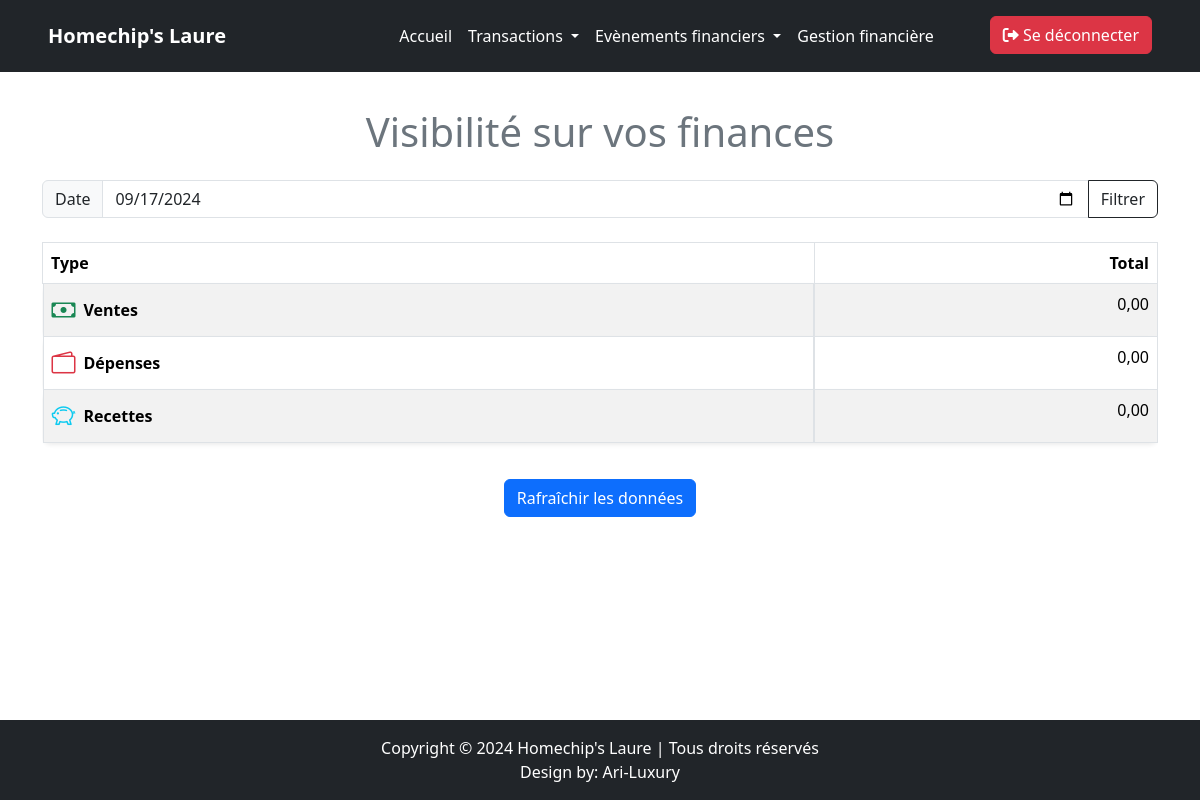
The page /dashbord/gestion.php?date=2024-09-17 (signed in) on the database as committed earlier.
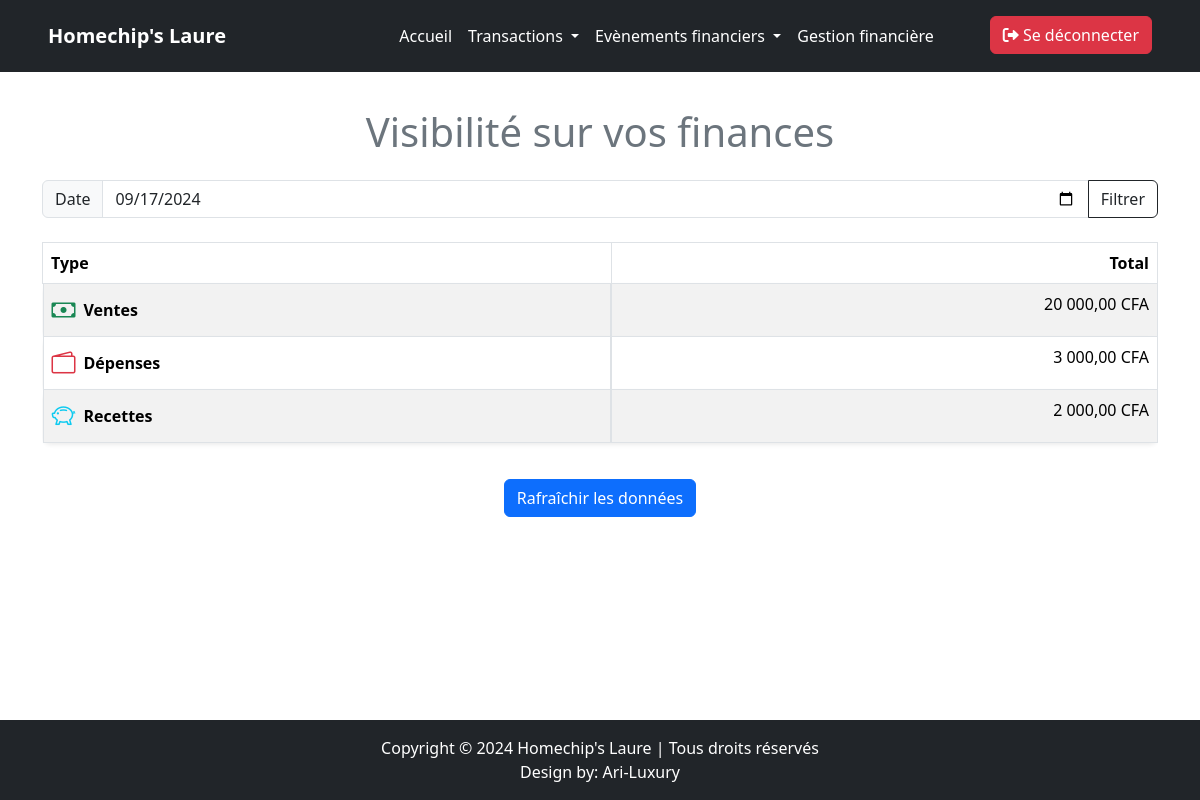
The same page on the database as committed later.
### tables this page shows
CREATE TABLE `ventes` (
  `idVente` int(11) NOT NULL,
  `DateVente` date NOT NULL,
  `QuantiteVendue` int(11) NOT NULL,
  `MontantTotal` varchar(20) NOT NULL,
  `idProduit` int(11) DEFAULT NULL,
  `idModePaiement` int(11) DEFAULT NULL
);

CREATE TABLE `depenses` (
  `idDepense` int(11) NOT NULL,
  `MontantDepense` varchar(20) NOT NULL,
  `DateDepense` date NOT NULL,
  `DescriptionDepense` varchar(255) NOT NULL,
  `idModePaiement` int(11) DEFAULT NULL
);

CREATE TABLE `recettes` (
  `idRecette` int(11) NOT NULL,
  `MontantRecette` varchar(20) NOT NULL,
  `DateRecette` date NOT NULL,
  `DescriptionRecette` varchar(255) NOT NULL,
  `idModePaiement` int(11) DEFAULT NULL
);

### dashbord/gestion.php (the view, shortened to what this page needs)
<?php
    include('../connexion.php');
    $date = isset($_GET['date']) ? $_GET['date'] : date('Y-m-d');
    $queryVentes = "SELECT MontantTotal FROM ventes WHERE DateVente = :date";
    $queryDepenses = "SELECT MontantDepense FROM depenses WHERE DateDepense = :date";
    $queryRecettes = "SELECT MontantRecette FROM recettes WHERE DateRecette = :date";
    if (isset($bdd)) {
        $slmtVentes = $bdd->prepare($queryVentes);
        $slmtDepenses = $bdd->prepare($queryDepenses);
        $slmtRecettes = $bdd->prepare($queryRecettes);
        $slmtVentes->execute([':date' => $date]);
        $slmtDepenses->execute([':date' => $date]);
        $slmtRecettes->execute([':date' => $date]);
    } else {
        die("Connexion à la base de données échouée.");
    }
    $totalVentes = 0;
    $totalDepenses = 0;
    $totalRecettes = 0;
    $deviseVentes = '';
    $deviseDepenses = '';
    $deviseRecettes = '';
    function extractMontant($string) {
        $string = preg_replace('/[^\d.,]/', '', $string);
        $string = str_replace(',', '.', $string);
        return is_numeric($string) ? (float)$string : 0;
    }
    function extractDevise($string) {
        $devise = preg_replace('/[\d.,\s]/', '', $string);
        return $devise ? $devise : 'CFA';
    }
    while($row = $slmtVentes -> fetch(PDO::FETCH_ASSOC)){
        $totalVentes += extractMontant($row['MontantTotal']);
        $deviseVentes = extractDevise($row['MontantTotal']);
    }
    while($row = $slmtDepenses -> fetch(PDO::FETCH_ASSOC)){
        $totalDepenses += extractMontant($row['MontantDepense']);
        $deviseDepenses = extractDevise($row['MontantDepense']);
    }
    while($row = $slmtRecettes -> fetch(PDO::FETCH_ASSOC)){
        $totalRecettes += extractMontant($row['MontantRecette']);
        $deviseRecettes = extractDevise($row['MontantRecette']);
    }
?>
<!DOCTYPE html>
<html lang="en">
<head>
    <link href="https://cdn.jsdelivr.net/npm/bootstrap@5.3.3/dist/css/bootstrap.min.css" rel="stylesheet">
    <link href="https://cdn.jsdelivr.net/npm/bootstrap-icons/font/bootstrap-icons.css" rel="stylesheet">
</head>
<body class="d-flex flex-column min-vh-100">
    <?php include '../navbar/en_tete.php'; ?>
    <section class="container my-5 flex-grow-1">
        <h1 class=" ajout text-center text-secondary fs-1 mb-4">Visibilité sur vos finances</h1>
        <div class="date-filter text-center">
            <form method="GET" action="gestion.php">
                <div class="input-group">
                    <span class="input-group-text">Date</span>
                    <input type="date" name="date" class="form-control" value="<?= htmlspecialchars($date); ?>" required>
                    <button type="submit" class="btn btn-outline-dark">Filtrer</button>
                </div>
            </form>
        </div><br>
        <div class="table-responsive">
            <table class="table table-bordered table-striped">
                <thead class="text-white">
                    <tr>
                        <th>Type</th>
                        <th class="text-end fw-bold">Total</th>
                    </tr>
                </thead>
                <tbody>
                    <tr class="bg-light rounded-3 shadow-sm">
                        <td class="fw-bold d-flex align-items-center">
                            <i class="bi bi-cash me-2 fs-4 text-success"></i> Ventes
                        </td>
                        <td class="text-end"><?= number_format($totalVentes, 2, ',', ' '); ?> <?= htmlspecialchars($deviseVentes); ?> </td>
                    </tr>
                    <tr class="bg-light rounded-3 shadow-sm mt-3">
                        <td class="fw-bold d-flex align-items-center">
                            <i class="bi bi-wallet2 me-2 fs-4 text-danger"></i> Dépenses
                        </td>
                        <td class="text-end"><?= number_format($totalDepenses, 2, ',', ' '); ?> <?= htmlspecialchars($deviseDepenses); ?> </td>
                    </tr>
                    <tr class="bg-light rounded-3 shadow-sm mt-3">
                        <td class="fw-bold d-flex align-items-center">
                            <i class="bi bi-piggy-bank me-2 fs-4 text-info"></i> Recettes
                        </td>
                        <td class="text-end"><?= number_format($totalRecettes, 2, ',', ' '); ?> <?= htmlspecialchars($deviseRecettes); ?> </td>
                    </tr>
                </tbody>
            </table>
        </div>
        <div class="text-center refresh-button">
            <a href="gestion.php" class="btn btn-primary">Rafraîchir les données</a>
        </div>
    </section>
    <footer class="bg-dark text-white text-center py-3">
        <p class="mb-0">Copyright © 2024 Homechip's Laure | Tous droits réservés</p>
        <p class="mb-0">Design by: <a href="https://ari-luxury.com" class="text-white text-decoration-none">Ari-Luxury</a></p>
    </footer>
</body>
</html>

Rows that differ between the two databases and show on the page:
added ventes: MontantTotal "CFA"
added depenses: MontantDepense "CFA"
added recettes: MontantRecette "CFA"
Other text that changed with them:
$totalVentes: "0,00" → "20 000,00"
$totalDepenses: "0,00" → "3 000,00"
$totalRecettes: "0,00" → "2 000,00"
